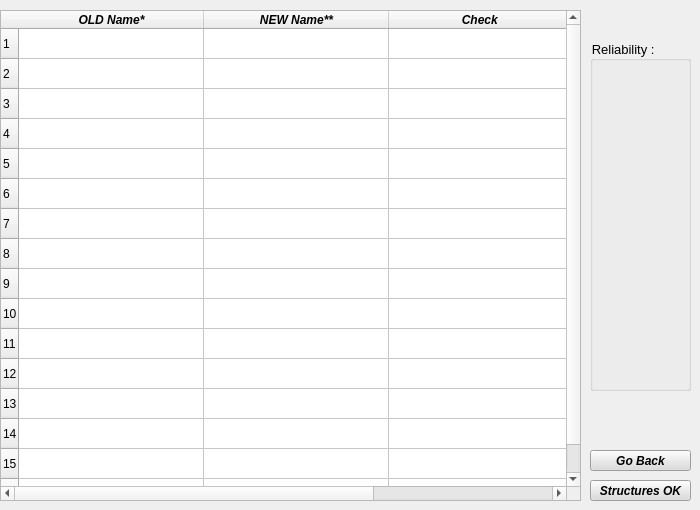
     <widget class="QWidget" name="Step4">
      <property name="styleSheet">
       <string notr="true">Step 4 :</string>
      </property>
      <attribute name="title">
       <string>Step 4 : Check Structures match</string>
      </attribute>
      <widget class="QPushButton" name="pushButton_25">
       <property name="geometry">
        <rect>
         <x>590</x>
         <y>450</y>
         <width>101</width>
         <height>21</height>
        </rect>
       </property>
       <property name="styleSheet">
        <string notr="true">background-color: rgb(220, 220, 220);
font-weight: bold;
font-style: italic;
font-family: Arial; 
font-size: 12px;</string>
       </property>
       <property name="text">
        <string>Go Back</string>
       </property>
      </widget>
      <widget class="QPushButton" name="pushButton_26">
       <property name="geometry">
        <rect>
         <x>590</x>
         <y>480</y>
         <width>101</width>
         <height>21</height>
        </rect>
       </property>
       <property name="styleSheet">
        <string notr="true">background-color: rgb(220, 220, 220);
font-weight: bold;
font-style: italic;
font-family: Arial; 
font-size: 12px;</string>
       </property>
       <property name="text">
        <string>Structures OK</string>
       </property>
      </widget>
      <widget class="QTableWidget" name="tableWidget3">
       <property name="geometry">
        <rect>
         <x>0</x>
         <y>10</y>
         <width>581</width>
         <height>491</height>
        </rect>
       </property>
       <property name="styleSheet">
        <string notr="true"/>
       </property>
       <property name="rowCount">
        <number>16</number>
       </property>
       <property name="columnCount">
        <number>3</number>
       </property>
       <attribute name="horizontalHeaderDefaultSectionSize">
        <number>185</number>
       </attribute>
       <row/>
       <row/>
       <row/>
       <row/>
       <row/>
       <row/>
       <row/>
       <row/>
       <row/>
       <row/>
       <row/>
       <row/>
       <row/>
       <row/>
       <row/>
       <row/>
       <column>
        <property name="text">
         <string>OLD Name*</string>
        </property>
        <property name="font">
         <font>
          <family>Arial</family>
          <weight>75</weight>
          <italic>true</italic>
          <bold>true</bold>
         </font>
        </property>
        <property name="background">
         <color>
          <red>255</red>
          <green>247</green>
          <blue>225</blue>
         </color>
        </property>
       </column>
       <column>
        <property name="text">
         <string>NEW Name**</string>
        </property>
        <property name="font">
         <font>
          <family>Arial</family>
          <weight>75</weight>
          <italic>true</italic>
          <bold>true</bold>
         </font>
        </property>
       </column>
       <column>
        <property name="text">
         <string>Check </string>
        </property>
        <property name="font">
         <font>
          <family>Arial</family>
          <weight>75</weight>
          <italic>true</italic>
          <bold>true</bold>
         </font>
        </property>
       </column>
      </widget>
      <widget class="QGroupBox" name="legendbox_2">
       <property name="geometry">
        <rect>
         <x>590</x>
         <y>40</y>
         <width>101</width>
         <height>351</height>
        </rect>
       </property>
       <property name="styleSheet">
        <string notr="true">font-family: Arial; 
font-size: 13px;</string>
       </property>
       <property name="title">
        <string>Reliability : </string>
       </property>
      </widget>
      <zorder>tableWidget3</zorder>
      <zorder>pushButton_25</zorder>
      <zorder>pushButton_26</zorder>
      <zorder>legendbox_2</zorder>
     </widget>
